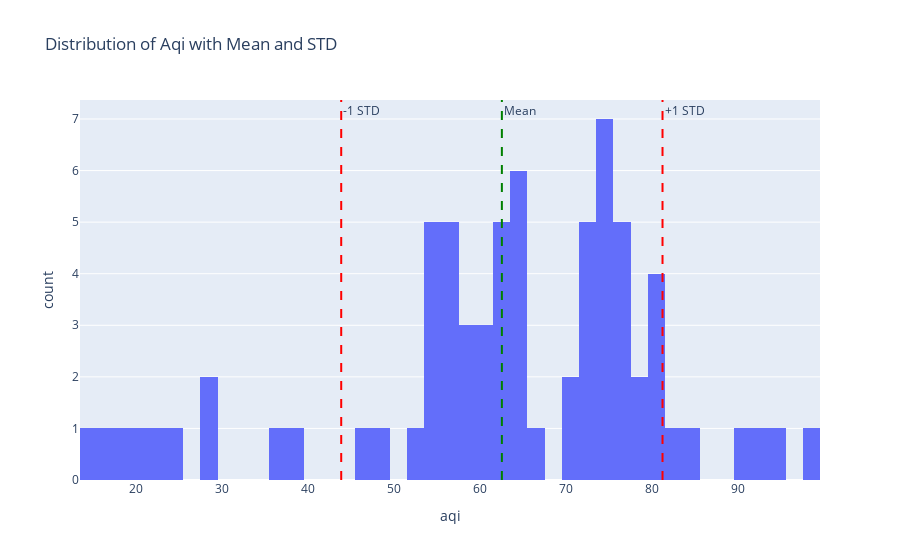

The notebook cell this image was saved under:
### Markdown cell above
## 3. Exploration Data Analysis

### Code cell
# 1. Histogram with Mean and Standard Deviation

# 'aqi', 'co', 'no2', 'o3', 'pm10', 'pm25', 'so2','timestamp_local', 'timestamp_utc', 'ts'

column = 'aqi'

mean_value = df[column].mean()
std_value = df[column].std()

fig_histogram = px.histogram(df, x=column, nbins=50, title=f'Distribution of {column.capitalize()} with Mean and STD')
fig_histogram.add_vline(x=mean_value, line_dash="dash", line_color="green", annotation_text="Mean")
fig_histogram.add_vline(x=mean_value + std_value, line_dash="dash", line_color="red", annotation_text="+1 STD")
fig_histogram.add_vline(x=mean_value - std_value, line_dash="dash", line_color="red", annotation_text="-1 STD")
fig_histogram.show()

### Figure 1 — Plotly figure (JSON) as saved in the notebook; plotly's stock layout.template omitted (floating-point values rounded to 4 significant figures)
{"data": [{"alignmentgroup": "True", "bingroup": "x", "hovertemplate": "aqi=%{x}<br>count=%{y}<extra></extra>", "legendgroup": "", "marker": {"color": "#636efa", "pattern": {"shape": ""}}, "name": "", "nbinsx": 50, "offsetgroup": "", "orientation": "v", "showlegend": false, "type": "histogram", "x": [84, 98, 95, 92, 90, 82, 73, 65, 57, 64, 72, 72, 73, 74, 74, 75, 76, 72, 67, 63, 61, 59, 56, 55, 54, 55, 55, 56, 56, 64, 71, 78, 77, 77, 76, 75, 74, 74, 76, 78, 80, 80, 80, 80, 75, 70, 65, 64, 64, 63, 58, 53, 46, 37, 29, 22, 18, 15, 17, 21, 25, 29, 39, 49, 54, 56, 59, 61, 62, 62, 63, 61], "xaxis": "x", "yaxis": "y"}], "layout": {"annotations": [{"showarrow": false, "text": "Mean", "x": 62.53, "xanchor": "left", "xref": "x", "y": 1, "yanchor": "top", "yref": "y domain"}, {"showarrow": false, "text": "+1 STD", "x": 81.2, "xanchor": "left", "xref": "x", "y": 1, "yanchor": "top", "yref": "y domain"}, {"showarrow": false, "text": "-1 STD", "x": 43.86, "xanchor": "left", "xref": "x", "y": 1, "yanchor": "top", "yref": "y domain"}], "barmode": "relative", "legend": {"tracegroupgap": 0}, "shapes": [{"line": {"color": "green", "dash": "dash"}, "type": "line", "x0": 62.53, "x1": 62.53, "xref": "x", "y0": 0, "y1": 1, "yref": "y domain"}, {"line": {"color": "red", "dash": "dash"}, "type": "line", "x0": 81.2, "x1": 81.2, "xref": "x", "y0": 0, "y1": 1, "yref": "y domain"}, {"line": {"color": "red", "dash": "dash"}, "type": "line", "x0": 43.86, "x1": 43.86, "xref": "x", "y0": 0, "y1": 1, "yref": "y domain"}], "title": {"text": "Distribution of Aqi with Mean and STD"}, "xaxis": {"anchor": "y", "domain": [0, 1], "title": {"text": "aqi"}}, "yaxis": {"anchor": "x", "domain": [0, 1], "title": {"text": "count"}}}}
